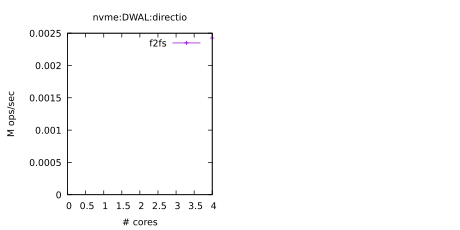

The script that saved this image:
# LOG_FILE = logs/2025-09-27-16-10-12.878677/fxmark.log
# SYSTEM = Linux fvm 5.15.0c8f3389+ #1 SMP Sat May 31 13:52:48 UTC 2025 x86_64 x86_64 x86_64 GNU/Linux
# DISK_SIZE = 1G
# DURATION = 300s
# DIRECTIO = bufferedio,directio
# MEDIA_TYPES = ssd,hdd,nvme,mem
# FS_TYPES = tmpfs,ext4,ext4_no_jnl,xfs,btrfs,f2fs
# BENCH_TYPES = DWAL,DWOL,DWOM,DWTL,DWSL,MWRL,MWRM,MWCL,MWCM,MWUM,MWUL,filebench_varmail,filebench_oltp,filebench_fileserver,dbench_client,MRPL,MRPM,MRPH,MRDM,MRDL,DRBH,DRBM,DRBL
# NCORES = 1,2,4
# CORE_SEQ = 0,1,2,3
# MODEL_NAME = AMD Ryzen 5 5600 6-Core Processor
# PHYSICAL_CHIPS = 1
# CORE_PER_CHIP = 4
# SMT_LEVEL = 1
# NUM_TEST_CONF = 1

set term pdfcairo size 4.6in,2.3in font ',10'
set_out='set output "`if test -z $OUT; then echo sc.pdf; else echo $OUT; fi`"'
eval set_out
set multiplot layout 1,2

set title 'nvme:DWAL:directio'
set xlabel '# cores'
set ylabel 'M ops/sec'
plot [0:][0:] 'nvme:f2fs:DWAL:directio.dat' using 1:2 title 'f2fs' with lp ps 0.5

unset multiplot
set output
